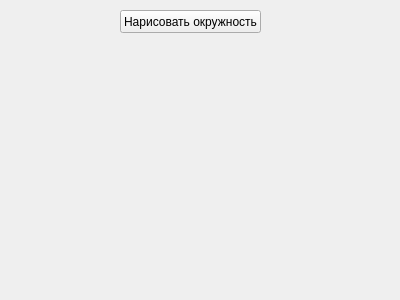
<?xml version="1.0" encoding="UTF-8"?>
<ui version="4.0">
 <class>Form</class>
 <widget class="QWidget" name="Form">
  <property name="geometry">
   <rect>
    <x>0</x>
    <y>0</y>
    <width>400</width>
    <height>300</height>
   </rect>
  </property>
  <property name="windowTitle">
   <string>Git и желтые окружности</string>
  </property>
  <widget class="QPushButton" name="btn_create_circle">
   <property name="geometry">
    <rect>
     <x>120</x>
     <y>10</y>
     <width>141</width>
     <height>23</height>
    </rect>
   </property>
   <property name="text">
    <string>Нарисовать окружность</string>
   </property>
  </widget>
 </widget>
 <resources/>
 <connections/>
</ui>
